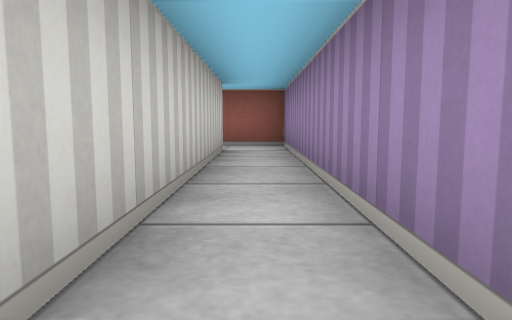
View 1 (above)

24 first-person views from a walk through a cub3D maze. The camera is about half as high as the walls, tilts 6° down and sees 70° across. The floor is counted in squares. Each view is taken from the middle of a square. On the plan, view 1 faces up. The plan holds only what a view shows up to about 9 squares ahead; the rest is blank.

View 2
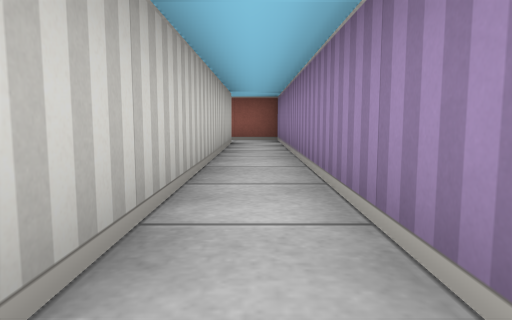

View 3
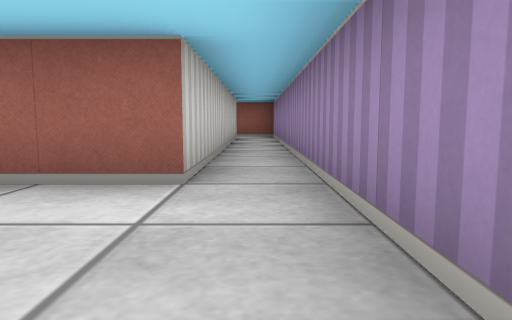

View 4
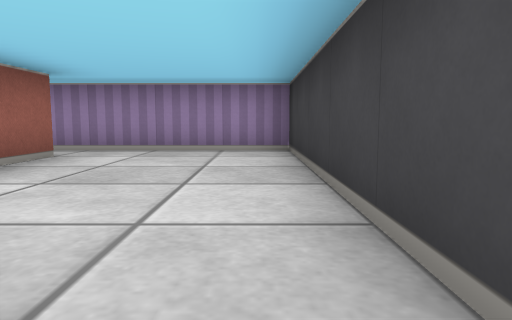

View 5
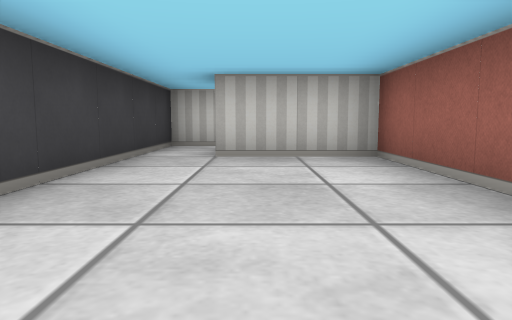

View 6
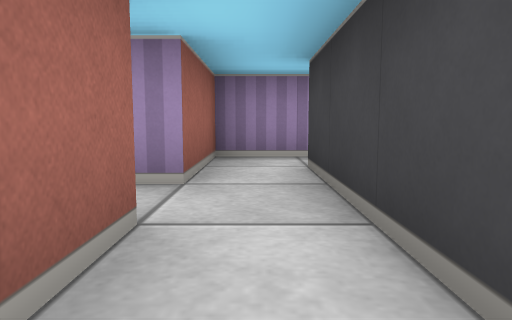

View 7
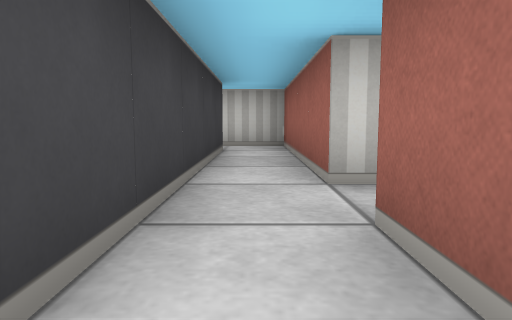

View 8
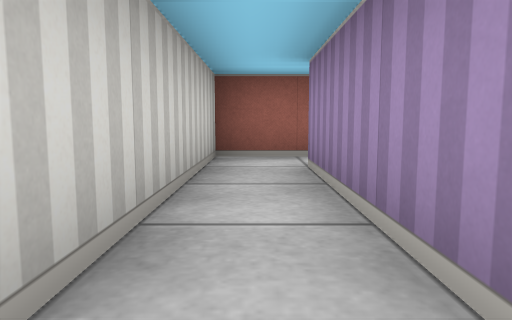

View 9
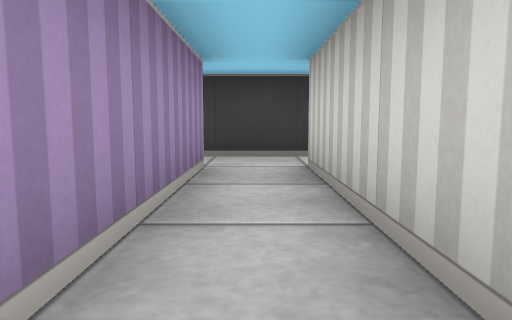

View 10
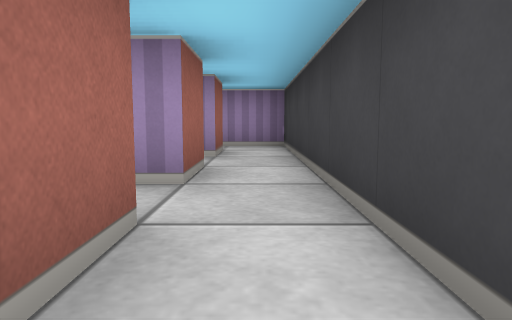

View 11
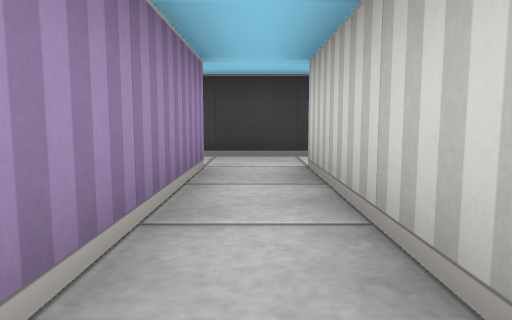

View 12
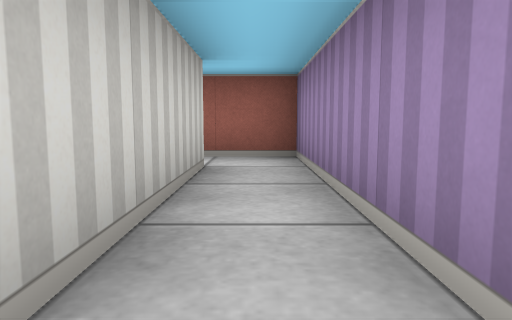

View 13
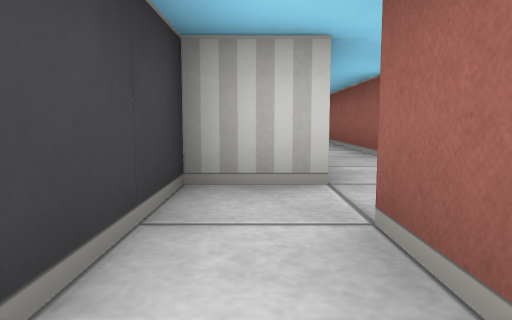

View 14
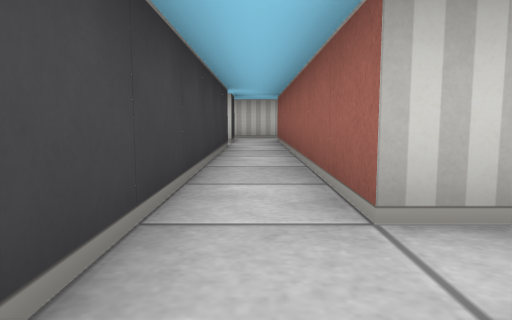

View 15
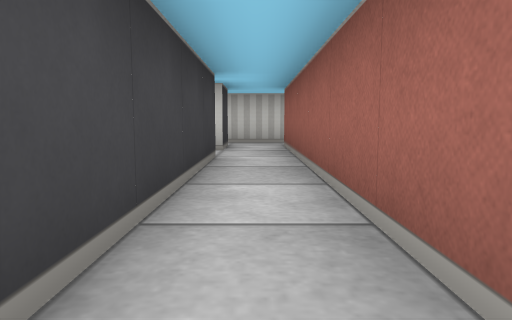

View 16
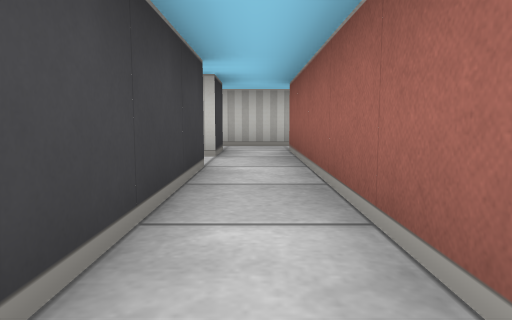

View 17
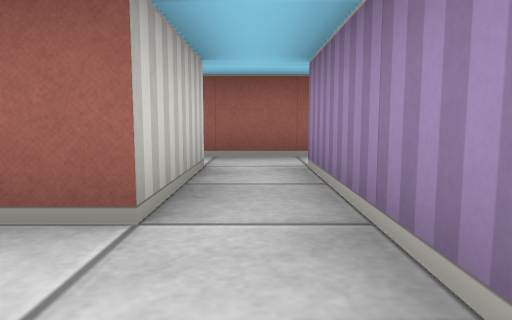

View 18
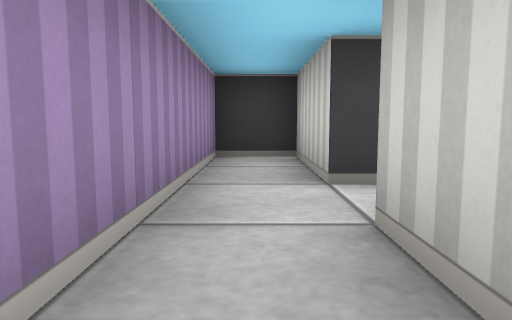

View 19
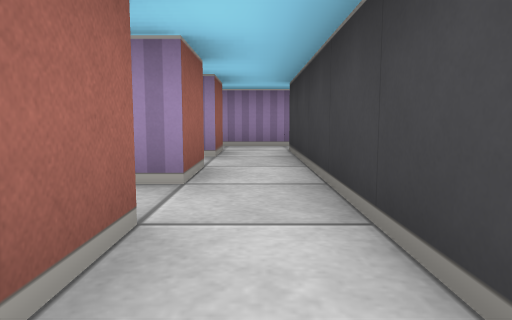

View 20
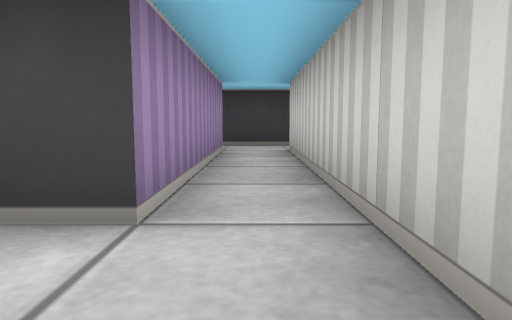

View 21
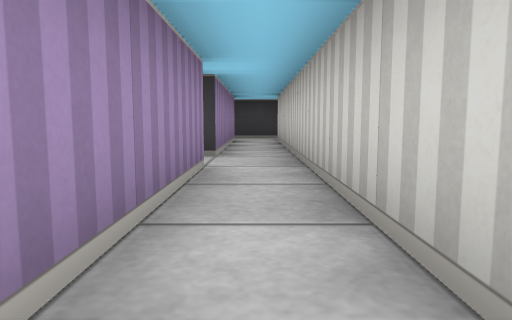

View 22
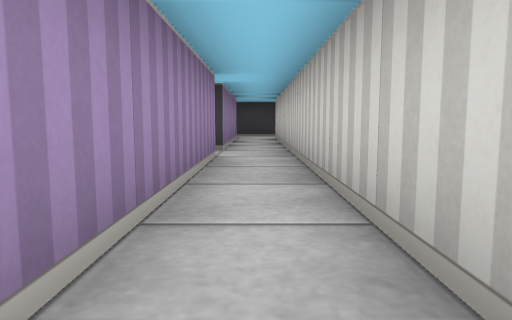

View 23
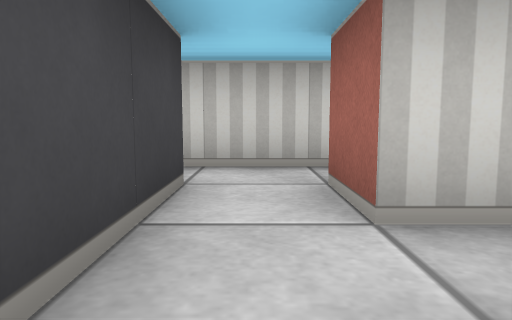

View 24
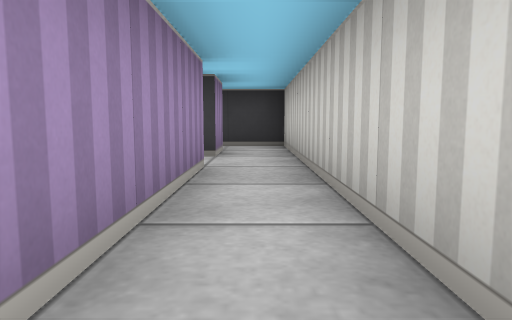

### Floor plan
Key: @ floor where view 1 was taken; # wall or solid block; . floor.
Columns run from 21 left of view 1 to 1 right of it. Each row starts with its distance up from view 1.
  7             #######.###
  6             ..#.......#
  5             #.#.#####.#
  4    .        #.#.#   #.#
  3   #.#       #.#.# # #.#
  2   #.#      .......# #.#
  1   #.#       ####### #.#
  0   #.#               #@#
 -1   #..           #####.#
 -2  .#.#.#######.  #.....#
 -3 #.#.#...........#.....#
 -4 #.#.#.#.#######.......#
 -5 #.#.#.#.#     #########
 -6 #.......#
 -7 #.#####.#
 -8 #.    #.#
 -9 ###   ###

Where each view was taken, in squares from view 1:
view 1: 0 up, 0 right, facing up
view 2: 2 down, 0 right, facing up
view 3: 4 down, 0 right, facing up
view 4: 4 down, 5 left, facing right
view 5: 3 down, 0 right, facing left
view 6: 6 up, 4 left, facing right
view 7: 6 up, 0 right, facing left
view 8: 2 up, 6 left, facing up
view 9: 6 up, 6 left, facing down
view 10: 2 up, 10 left, facing right
view 11: 6 up, 8 left, facing down
view 12: 2 up, 8 left, facing up
view 13: 4 down, 4 left, facing left
view 14: 3 down, 7 left, facing left
view 15: 3 down, 9 left, facing left
view 16: 3 down, 10 left, facing left
view 17: 7 down, 14 left, facing up
view 18: 4 down, 14 left, facing down
view 19: 6 down, 20 left, facing right
view 20: 0 up, 18 left, facing down
view 21: 3 up, 18 left, facing down
view 22: 4 up, 18 left, facing down
view 23: 6 down, 17 left, facing left
view 24: 2 down, 20 left, facing down
